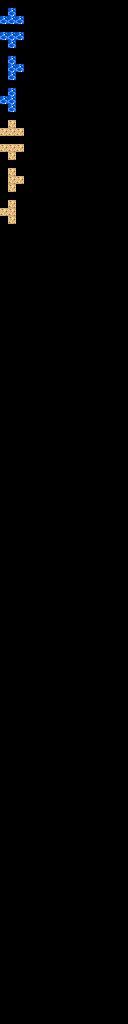

Below is a game level as drawn by its tile map, then a one-line description and the .tmx that defines it (tile-layer data replaced by summaries):
An orthogonal 16x128 tile map with 8x8 px tiles, 2 tile layers (input1_automapping-input, output_automapping-input), 1 hidden layer not drawn.

<map version="1.2" tiledversion="1.2.4" orientation="orthogonal" renderorder="left-up" width="16" height="128" tilewidth="8" tileheight="8" infinite="0" nextlayerid="4" nextobjectid="1">
 <tileset firstgid="1" source="../tilesets/overworld-tileset.tsx" />
 <layer id="1" name="regions" width="16" height="128" visible="0">
  <data>[2048 cells, 32 non-empty, 2 distinct tile ids]</data>
 </layer>
 <layer id="2" name="input1_automapping-input" width="16" height="128">
  <data>[2048 cells, 32 non-empty, 2 distinct tile ids]</data>
 </layer>
 <layer id="3" name="output_automapping-input" width="16" height="128">
  <data>[2048 cells, 8 non-empty, 2 distinct tile ids]</data>
 </layer>
</map>
